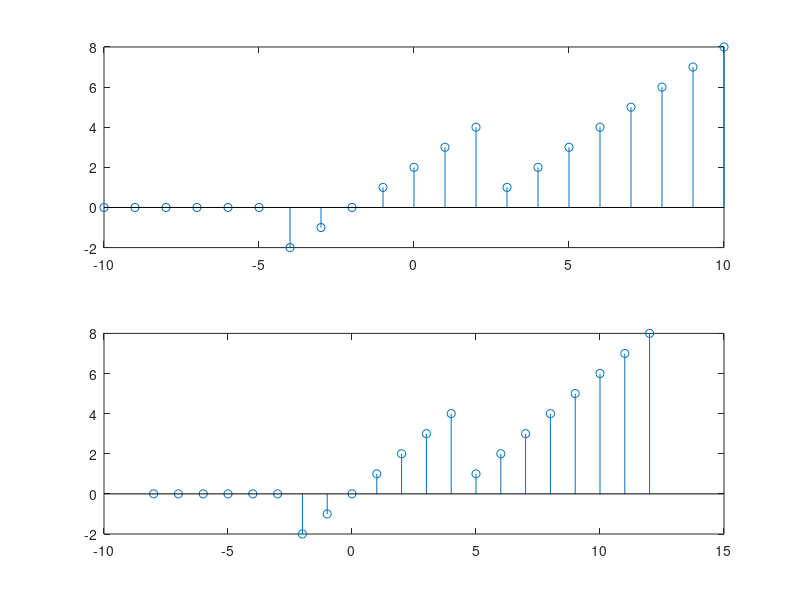

MATLAB code to generate this figure:
%% clear
clc
clear all
close all

%% declare
n = -10:1:10;
x = zeros(1,21);
i = length(-10:-5);
for j = -4:2
    i = i + 1
    x(i) = j+2;
end
for j = 3:10
    i = i + 1
    x(i) = j-2;
end

%% plot
subplot(2,1,1);
stem(n,x);

subplot(2,1,2);
stem(n+2,x);